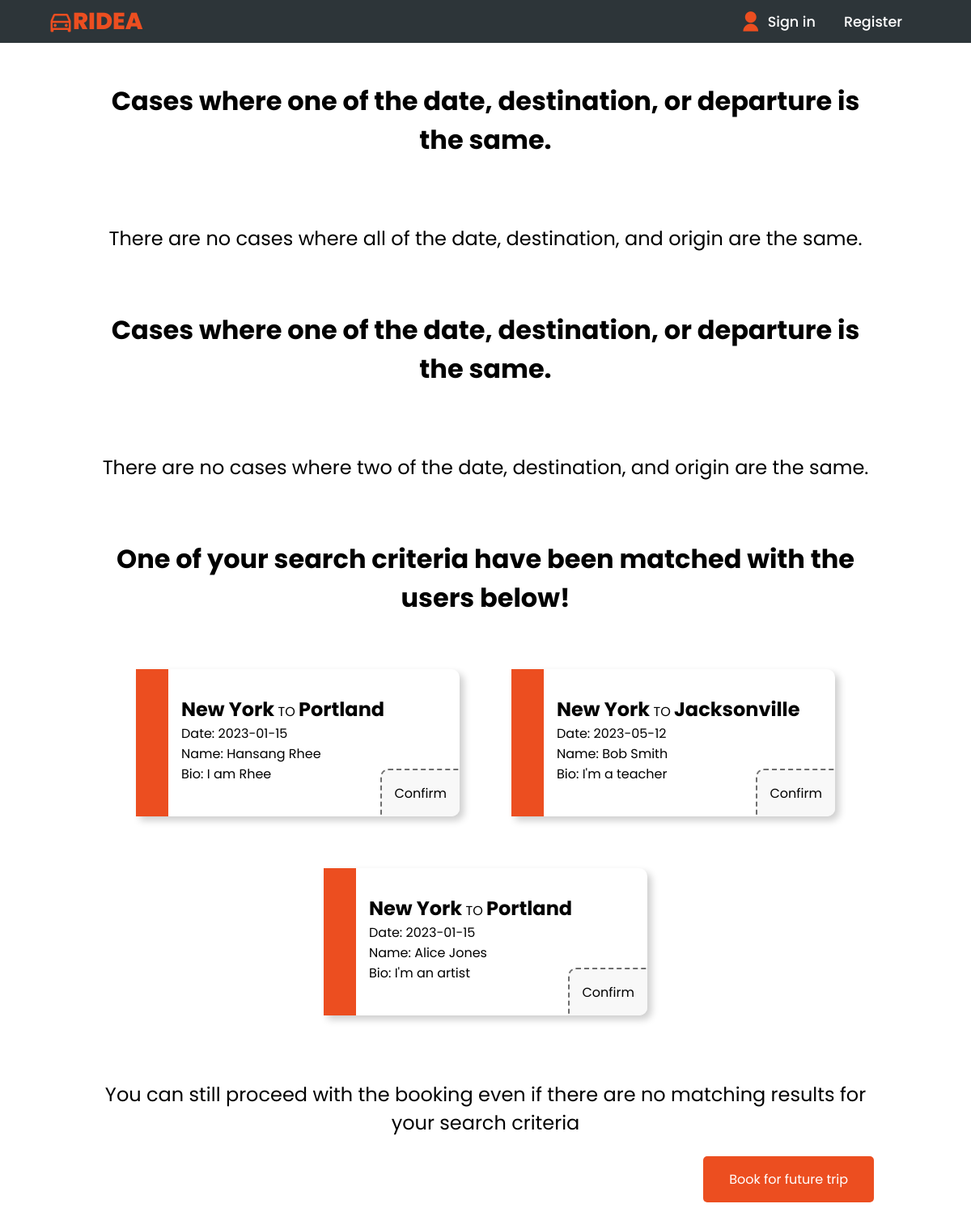
The page /matching.php on the database its author committed.
### tables this page shows
CREATE TABLE SURVEY (
   SurveyID INT AUTO_INCREMENT,
   PassengerID INT NOT NULL,
   start_address VARCHAR(255),
   start_city VARCHAR(100),
   end_address VARCHAR(255),
   end_city VARCHAR(100),
   trip_date DATE NOT NULL,
   other TEXT,
   PRIMARY KEY (SurveyID),
   FOREIGN KEY (PassengerID) REFERENCES PASSENGER(PassengerID)
);

CREATE TABLE PASSENGER (
   PassengerID INT AUTO_INCREMENT,
   fname VARCHAR(50) NOT NULL,
   lname VARCHAR(50) NOT NULL,
   address VARCHAR(255),
   phone VARCHAR(20),
   email VARCHAR(255) NOT NULL,
   password VARCHAR(250) NOT NULL,
   biography TEXT,
   credit_card VARCHAR(20) NOT NULL,
   PRIMARY KEY (PassengerID)
);

### matching.php (the view, shortened to what this page needs)
<!DOCTYPE html>
<html lang="en">
<head>
    <link href="https://cdn.jsdelivr.net/npm/remixicon@2.5.0/fonts/remixicon.css" rel="stylesheet">
    <link rel="stylesheet" href="https://unpkg.com/boxicons@latest/css/boxicons.min.css">
    <link rel="stylesheet" href="path/to/font-awesome/css/font-awesome.min.css">
</head>
<body>
<?php include 'includes/nav.php'; ?>
<main>
    <?php
        $conn=mysqli_connect("db.luddy.indiana.edu","i494f22_team06","my+sql=i494f22_team06","i494f22_team06");
        $sql = "SELECT * FROM SURVEY";
        $result = mysqli_query($conn, $sql);
        $user_sql = "SELECT * FROM SURVEY ORDER BY SurveyID DESC LIMIT 1";
        $user_result = mysqli_query($conn, $user_sql);
        if (mysqli_num_rows($user_result) > 0) {
            $user_row = mysqli_fetch_assoc($user_result);
        }
        else {
        }
        if (mysqli_num_rows($result) > 1) {
            $schedules = array();
            while($row = mysqli_fetch_assoc($result)) {
                $schedules[] = $row;
            }
            $matches = array();
            for ($i = 0; $i < count($schedules) - 1; $i++) {
                if ($user_row['trip_date'] == $schedules[$i]['trip_date']
                    && $user_row['end_city'] == $schedules[$i]['end_city']
                    && $user_row['start_city'] == $schedules[$i]['start_city']) {
                    if ($user_row['PassengerID'] == $schedules[$i]['PassengerID']) {
                        continue;
                    }
                    $match = array($user_row['PassengerID'], $schedules[$i]['PassengerID'], $schedules[$i]['SurveyID']);
                    $matches['same_all'][] = $match;
                } else if (($user_row['trip_date'] == $schedules[$i]['trip_date'] && $user_row['end_city'] == $schedules[$i]['end_city'])
                    || ($user_row['trip_date'] == $schedules[$i]['trip_date'] && $user_row['start_city'] == $schedules[$i]['start_city'])
                    || ($user_row['end_city'] == $schedules[$i]['end_city'] && $user_row['start_city'] == $schedules[$i]['start_city'])) {
                    if ($user_row['PassengerID'] == $schedules[$i]['PassengerID']) {
                        continue;
                    }
                    $match = array($user_row['PassengerID'], $schedules[$i]['PassengerID'], $schedules[$i]['SurveyID']);
                    $matches['same_two'][] = $match;
                } else if($user_row['trip_date'] == $schedules[$i]['trip_date']
                    || $user_row['end_city'] == $schedules[$i]['end_city']
                    || $user_row['start_city'] == $schedules[$i]['start_city']) {
                    $match = array($user_row['PassengerID'], $schedules[$i]['PassengerID'], $schedules[$i]['SurveyID']);
                    $matches['same_one'][] = $match;
                } else {
                    $match = array($user_row['PassengerID'], $schedules[$i]['PassengerID'], $schedules[$i]['SurveyID']);
                    $matches['different_all'][] = $match;
                }
            }
            $user_survey_id = $user_row['SurveyID'];
            if (count($matches['same_all']) > 0) {
                echo "<h2 class='header'>Looks like we found your perfect match! </h2>";
                echo "<div class='row'>";
                foreach ($matches['same_all'] as $match) {
                    $pass_ID = $match[1];
                    $survey_id = $match[2];
                    $pass_sql = "SELECT CONCAT(p.fname, ' ', p.lname) AS Name, s.start_city , s.end_city, s.trip_date AS Date, p.biography AS Bio
                    FROM PASSENGER p
                    JOIN SURVEY s ON p.PassengerID = s.PassengerID
                    WHERE s.SurveyID = $survey_id";
                    $pass_result = mysqli_query($conn, $pass_sql);
                    $pass_data = mysqli_fetch_assoc($pass_result);
                    echo "<div class='box'>";
                        echo "<p> <span class='data'>{$pass_data['start_city']}</span> TO <span class='data'>{$pass_data['end_city']}</span></p>";
                        echo "<p>Date: {$pass_data['Date']}</p>";
                        echo "<p> Name: {$pass_data['Name']}</p>";
                        echo "<p>Bio: {$pass_data['Bio']}</p>";
                        echo "<a class='btn btn-warning' href='payment.php?user_survey_id=".$user_survey_id."&pass_survey_id=".$survey_id."'>Confirm</a>";
                    echo "</div>";
                }
                echo "</div>";
            }
            else {
                echo "<h2 class='header'>Cases where one of the date, destination, or departure is the same.</h2>";
                echo "<p class='ask_book'> There are no cases where all of the date, destination, and origin are the same. </p>";
            }
            if (count($matches['same_two']) > 0) {
                echo "<h2 class='header'>Two of your search criteria have been matched with the users below!</h2>";
                echo "<div class='row'>";
                foreach ($matches['same_two'] as $match) {
                    $pass_ID = $match[1];
                    $survey_id = $match[2];
                    $pass_sql = "SELECT CONCAT(p.fname, ' ', p.lname) AS Name, s.start_city , s.end_city, s.trip_date AS Date, p.biography AS Bio
                    FROM PASSENGER p
                    JOIN SURVEY s ON p.PassengerID = s.PassengerID
                    WHERE s.SurveyID = $survey_id";
                    $pass_result = mysqli_query($conn, $pass_sql);
                    $pass_data = mysqli_fetch_assoc($pass_result);
                    echo "<div class='box'>";
                        echo "<p> <span class='data'>{$pass_data['start_city']}</span> TO <span class='data'>{$pass_data['end_city']}</span></p>";
                        echo "<p>Date: {$pass_data['Date']}</p>";
                        echo "<p> Name: {$pass_data['Name']}</p>";
                        echo "<p>Bio: {$pass_data['Bio']}</p>";
                        echo "<a class='btn btn-warning' href='payment.php?user_survey_id=".$user_survey_id."&pass_survey_id=".$survey_id."'>Confirm</a>";
                    echo "</div>";
                }
                echo "</div>";
            }
            else {
                echo "<h2 class='header'>Cases where one of the date, destination, or departure is the same.</h2>";
                echo "<p class='ask_book'> There are no cases where two of the date, destination, and origin are the same. </p>";
            }
            if (count($matches['same_one']) > 0) {
                echo "<h2 class='header'>One of your search criteria have been matched with the users below!</h2>";
                echo "<div class='row'>";
                foreach ($matches['same_one'] as $match) {
                    $survey_id = $match[2];
                    $pass_sql = "SELECT CONCAT(p.fname, ' ', p.lname) AS Name, s.start_city , s.end_city, s.trip_date AS Date, p.biography AS Bio
                    FROM PASSENGER p
                    JOIN SURVEY s ON p.PassengerID = s.PassengerID
                    WHERE s.SurveyID = $survey_id";
                    $pass_result = mysqli_query($conn, $pass_sql);
                    $pass_data = mysqli_fetch_assoc($pass_result);
                    echo "<div class='box'>";
                        echo "<p> <span class='data'>{$pass_data['start_city']}</span> TO <span class='data'>{$pass_data['end_city']}</span></p>";
                        echo "<p>Date: {$pass_data['Date']}</p>";
                        echo "<p> Name: {$pass_data['Name']}</p>";
                        echo "<p>Bio: {$pass_data['Bio']}</p>";
                        echo "<a class='btn btn-warning' href='payment.php?user_survey_id=".$user_survey_id."&pass_survey_id=".$survey_id."'>Confirm</a>";
                    echo "</div>";
                }
                echo "</div>";
            }
            else {
                echo "<h2 class='header'>Cases where one of the date, destination, or departure is the same.</h2>";
                echo "<p class='ask_book'> There are no cases where one of the date, destination, and departure is the same. </p>";
            }
            if (count($matches['different_all']) > 0) {
                echo "<p class='ask_book'>You can still proceed with the booking even if there are no matching results for your search criteria</p>";
                echo "<a class='last_btn'href='calendar.php?TripID=".$row['TripID']."'>Book for future trip</a>";
            }
        } else {
            echo "<p class='ask_book'>There are no cases. You can still proceed with the booking even if there are no matching results for your search criteria</p>";
            echo "<a class='last_btn'href='calendar.php?TripID=".$row['TripID']."'>Book for future trip</a>";
        }
    ?>
</main>
</body>
</html>

### includes/nav.php (shortened to what this page needs)
<!DOCTYPE html>
<html lang="en">
<head>
    <link href="https://cdn.jsdelivr.net/npm/remixicon@2.5.0/fonts/remixicon.css" rel="stylesheet">
    <link rel="stylesheet" href="https://unpkg.com/boxicons@latest/css/boxicons.min.css">
    <link rel="stylesheet" href="path/to/font-awesome/css/font-awesome.min.css">
</head>
</head>
<body>
    <?php
        $login = $_SESSION['login'];
        if(!$login) {
          ?>
            <nav>
            <a href="home.php" class="logo text-decoration-none"><i class="ri-car-line"></i><span>RIDEA</span></a>
                <div class="main">
                    <a href="loginform.php" class="user"><i class="ri-user-fill"></i>Sign in</a>
                    <a href="register1.php">Register</a>
                </div>
            </nav>
            <?
        }
    ?>
</body>
</html>

### rows shown on the page
survey: start_city "New York", end_city "Portland", trip_date "2023-01-15", Name "Hansang Rhee", PassengerID.biography "I am Rhee"
survey: start_city "New York", end_city "Jacksonville", trip_date "2023-05-12", Name "Bob Smith", PassengerID.biography "I'm a teacher"
survey: start_city "New York", end_city "Portland", trip_date "2023-01-15", Name "Alice Jones", PassengerID.biography "I'm an artist"
